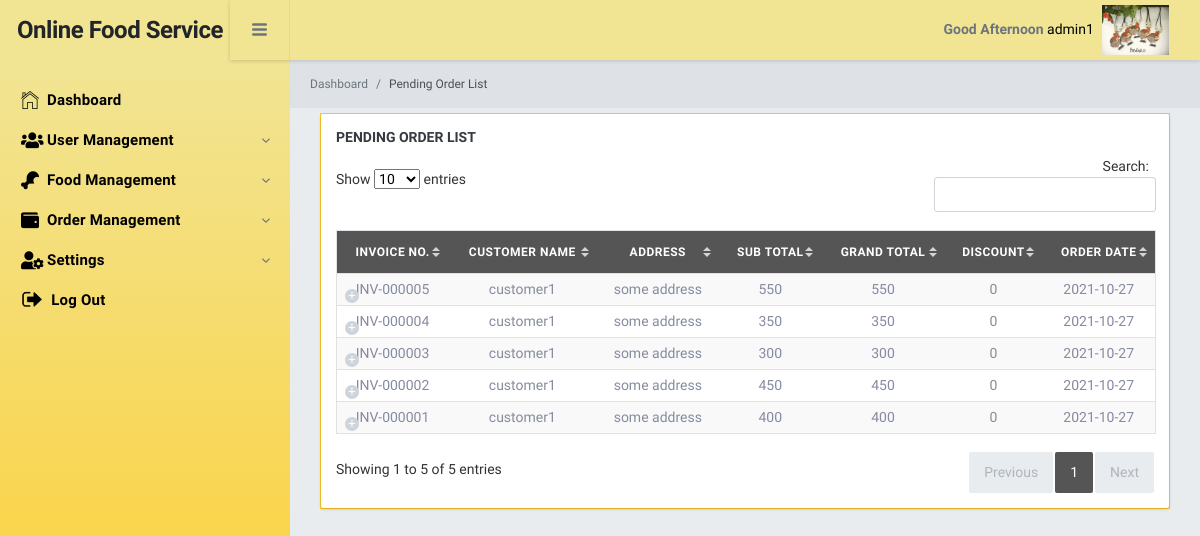
The page /admin/views/PendingOrder.php (signed in) on the database its author committed.
### tables this page shows
CREATE TABLE `invoice` (
  `Id` int(11) NOT NULL,
  `InvoiceNumber` varchar(30) NOT NULL,
  `CustomerId` int(11) NOT NULL,
  `DeliveryManId` int(11) DEFAULT NULL,
  `OrderDate` date NOT NULL,
  `DeliveryDate` date NOT NULL,
  `OrderTakenDate` date NOT NULL,
  `SubTotal` double NOT NULL,
  `GrandTotal` double NOT NULL,
  `Discount` double NOT NULL,
  `DeliveryCharge` int(11) NOT NULL,
  `Status` varchar(20) NOT NULL,
  `Remarks` varchar(255) NOT NULL,
  `CreatedDate` datetime NOT NULL DEFAULT current_timestamp(),
  `CreatedBy` int(11) NOT NULL,
  `UpdatedDate` datetime DEFAULT NULL,
  `UpdatedBy` int(11) NOT NULL
);

CREATE TABLE `user` (
  `Id` int(11) NOT NULL,
  `Name` varchar(255) NOT NULL,
  `Email` varchar(255) NOT NULL,
  `Password` text NOT NULL,
  `Phone` varchar(15) NOT NULL,
  `Address` text NOT NULL,
  `RoleName` varchar(255) NOT NULL,
  `IsActive` int(11) NOT NULL,
  `CreatedDate` datetime NOT NULL DEFAULT current_timestamp(),
  `CreatedBy` int(11) NOT NULL,
  `UpdatedBy` int(11) NOT NULL,
  `UpdatedDate` datetime NOT NULL
);

### admin/views/PendingOrder.php (the view, shortened to what this page needs)
<?php
    include("layout/topbar.php");
    include("layout/sidebar.php");
?>
<div class="br-pageheader">
    <nav class="breadcrumb pd-0 mg-0 tx-12">
        <a class="breadcrumb-item" href="index.php">Dashboard</a>
        <a class="breadcrumb-item active" href="#">Pending Order List</a>
    </nav>
</div>
<div id="datatable1_wrapper" class="dataTables_wrapper no-footer">
    <div class="br-pagebody">
        <div class="br-section-wrapper">
            <h6 class="br-section-label">Pending Order List</h6>
            <div class="table-wrapper">
                <table style="width:100%" id="pendingOrderList" class="table display responsive nowrap tableStyle">
                    <thead>
                        <tr>
                            <th>Invoice No.</th>
                            <th>Customer Name</th>
                            <th>Address</th>
                            <th>Sub Total</th>
                            <th>Grand Total</th>
                            <th>Discount</th>
                            <th>Order Date</th>
                        </tr>
                    </thead>
                    <tbody>
                        <?php
                            $sql = "SELECT P.*, CUS.Name CustomerName,CUS.Address, DE.Name DeliveryManName
                                    FROM invoice P
                                    LEFT JOIN user CUS ON CUS.Id = P.CustomerId
                                    LEFT JOIN user DE ON DE.Id = P.DeliveryManId
                                    ORDER BY Id DESC";
                            $queryResult = mysqli_query($con, $sql);
                            foreach ($queryResult as $row){
                                $id = $row['Id'];
                                $invoiceNumber = $row['InvoiceNumber'];
                                $customerName = $row['CustomerName'];
                                $address = $row['Address'];
                                $subTotal = $row['SubTotal'];
                                $grandTotal = $row['GrandTotal'];
                                $discount = $row['Discount'];
                                $orderDate = $row['OrderDate'];
                                $deliveryCharge = $row['DeliveryCharge'];
                                $Status = $row['Status'];
                                $whichStatus = '';
                                if($Status == 'Pending') $whichStatus = '<span class="badge badge-primary">Pending</span>';
                                else if($Status == 'Shipment') $whichStatus = '<span class="badge badge-warning">Shipment</span>';
                                else if($Status == 'Delivered') $whichStatus = '<span class="badge badge-success">Delivered</span>';
                                echo '<tr>
                                        <td>'.$invoiceNumber.'</td>
                                        <td>'.$customerName.'</td>
                                        <td>'.$address.'</td>
                                        <td>'.$subTotal.'</td>
                                        <td>'.$grandTotal.'</td>
                                        <td>'.$discount.'</td>
                                        <td>'.$orderDate.'</td>
                                        <td>'.$deliveryCharge.'</td>
                                        <td>'.$whichStatus.'</td>
                                        <td>'."<a class = 'btn btn-success btn-sm' title = 'Assign' href = 'Assign.php?Id=$id' id = '$id' ><i class='fas fa-ship'></i></a> <a class = 'btn btn-info btn-sm' title = 'Info' href = 'FoodItemInfo.php?Id=$id' ><i class='fa fa-info-circle'></i></a>".'</td>
                                    </tr>';
                            }
                        ?>
                    </tbody>
                </table>
            </div>
        </div>
    </div>
</div>
<?php include("layout/footer.php");?>

### admin/public/css/site.css (style rules this page uses)
table.dataTable tbody th, table.dataTable tbody td { padding: 5px 10px !important; }
.br-section-wrapper { padding: 15px; }
table.dataTable { width: 100% !important; }
::placeholder { color: #f0eded !important; opacity: 1; }
table.dataTable thead th { background: #555555 !important; color: #fff !important; }
.br-pagebody { padding: 0; border: 1px solid #ffcb24 !important; margin: 5px 30px; }

### admin/views/layout/topbar.php (style rules this page uses)
.tableStyle tr td, tr th { text-align: center; }

### rows shown on the page
invoice: InvoiceNumber "INV-000005", user.Name "customer1", user.Address "some address", SubTotal "550", GrandTotal "550", Discount "0", OrderDate "2021-10-27"
invoice: InvoiceNumber "INV-000004", user.Name "customer1", user.Address "some address", SubTotal "350", GrandTotal "350", Discount "0", OrderDate "2021-10-27"
invoice: InvoiceNumber "INV-000003", user.Name "customer1", user.Address "some address", SubTotal "300", GrandTotal "300", Discount "0", OrderDate "2021-10-27"
invoice: InvoiceNumber "INV-000002", user.Name "customer1", user.Address "some address", SubTotal "450", GrandTotal "450", Discount "0", OrderDate "2021-10-27"
invoice: InvoiceNumber "INV-000001", user.Name "customer1", user.Address "some address", SubTotal "400", GrandTotal "400", Discount "0", OrderDate "2021-10-27"

### other values the page prints
$_SESSION['user']['Name'] "admin1"
